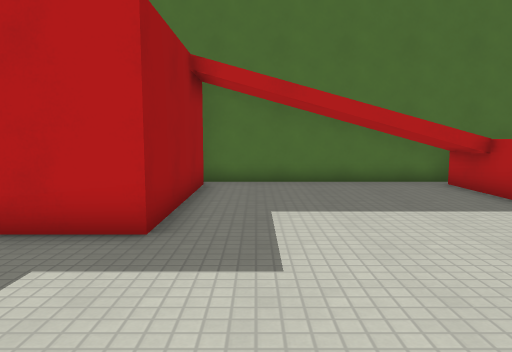
View 1 (above)

15 first-person views from a walk through a Godot game level. The camera is 1.4 m above the floor, tilts 6° down and sees 70° across. The floor is counted in squares, 1 m on a side. Each view is taken from the middle of a square. On the plan, view 1 faces up. The plan holds only what a view shows up to about 16 squares ahead; the rest is blank. Some surface patterns are stand-ins.

View 2
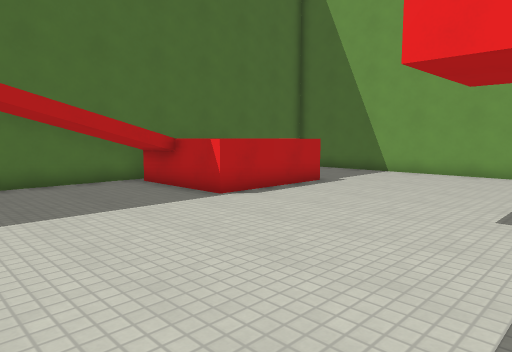

View 3
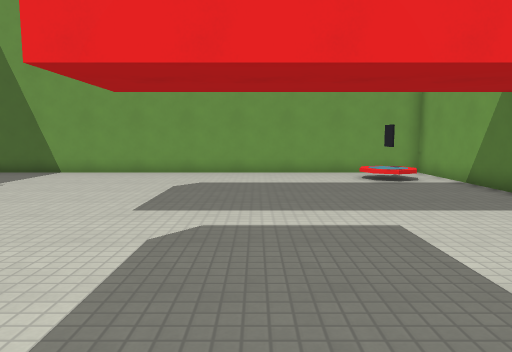

View 4
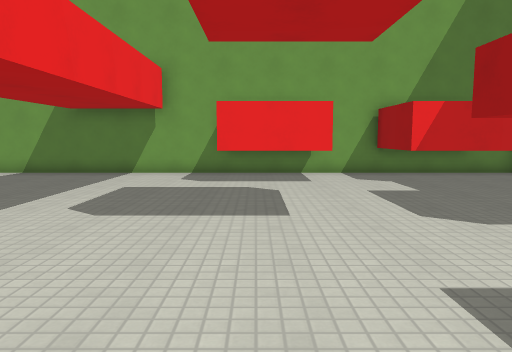

View 5
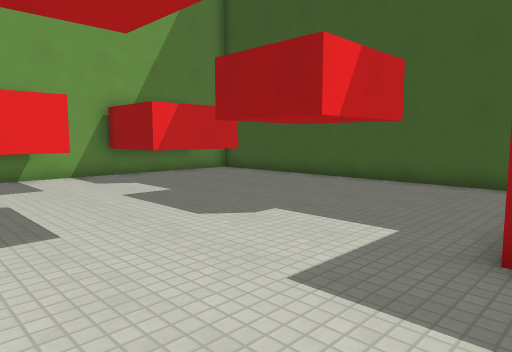

View 6
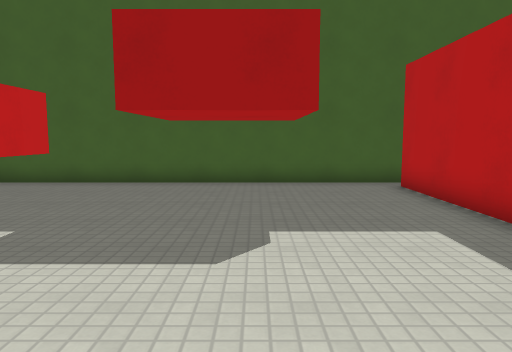

View 7
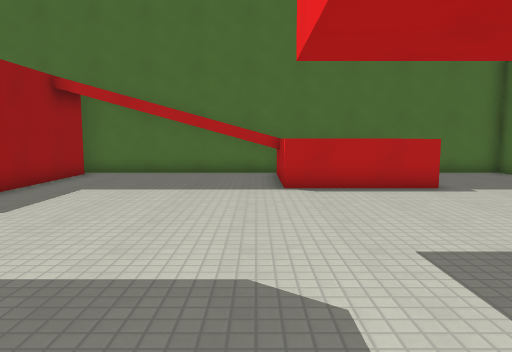

View 8
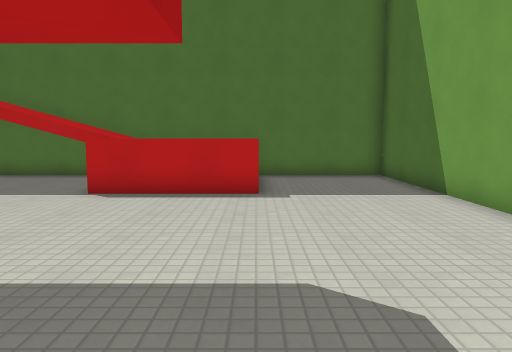

View 9
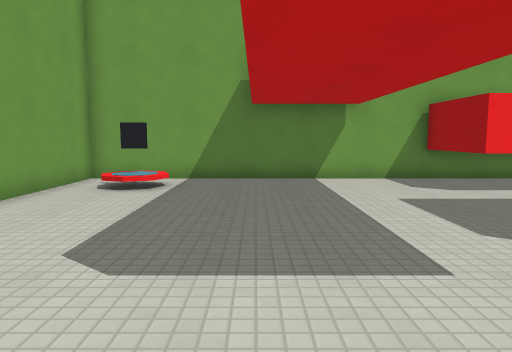

View 10
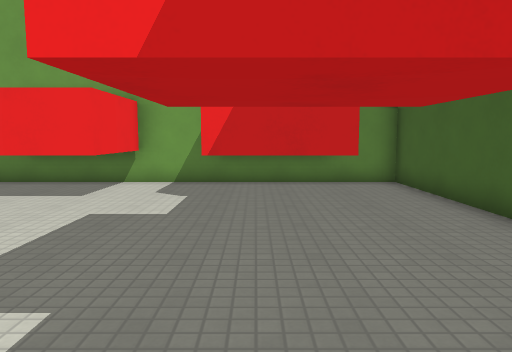

View 11
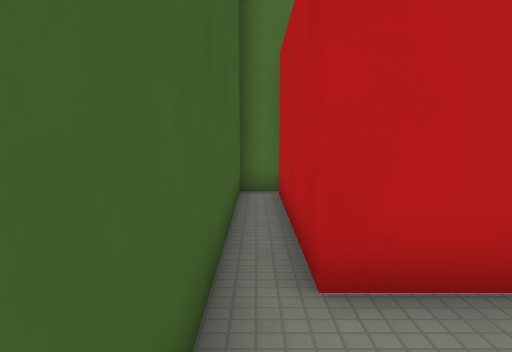

View 12
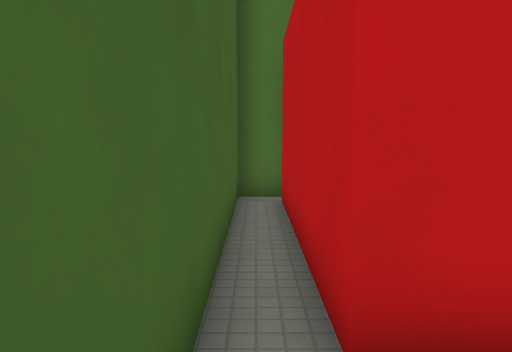

View 13
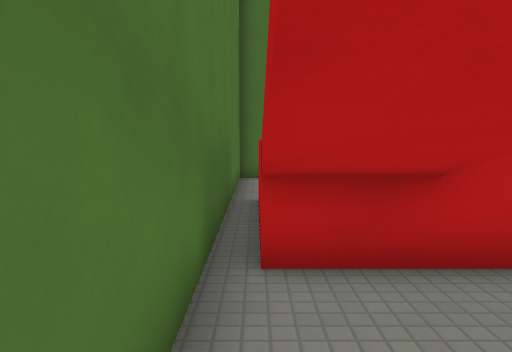

View 14
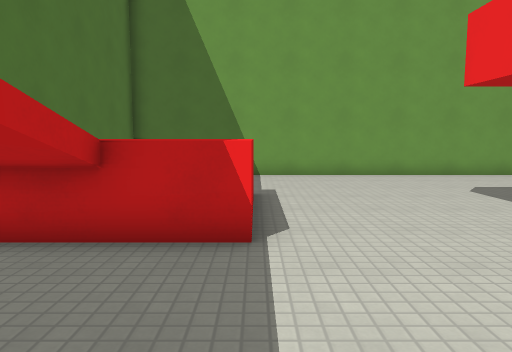

View 15
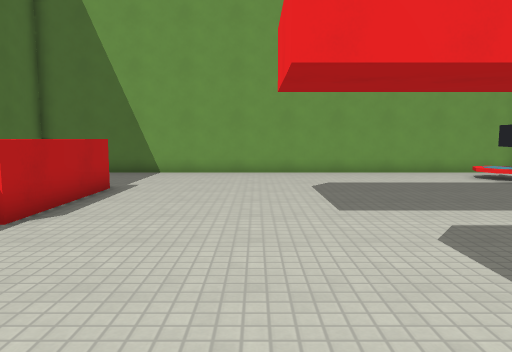

### Floor plan
Key: @ floor where view 1 was taken; # wall or solid block; . floor; / step, stairs or slope; ^ raised ledge.
Columns run from 9 left of view 1 to 15 right of it. Each row starts with its distance up from view 1.
 12 ###    ##################
 11 #.#    #.....##^^^^^....#
 10 #.#    #.....##^  ^^....#
  9 #.#    #.....##^  ^^....#
  8 #.#    #.......^ ^^^....#
  7 #.#    #.......^^^^^....#
  6 #.#    #................#
  5 #.######................#
  4 #.......................#
  3 #.......................#
  2 #.......................#
  1 #.......................#
  0 #........@..............#
 -1 #.......................#
 -2 #.......................#
 -3 #.......................#
 -4 #.......................#
 -5 #..####..####........//.#
 -6 #..   #..#  #........//.#
 -7 #..   #..#  #...........#
 -8 #########################

Where each view was taken, in squares from view 1:
view 1: 0 up, 0 right, facing up
view 2: 0 up, 0 right, facing up-right
view 3: 1 down, 0 right, facing right
view 4: 7 up, 2 right, facing down
view 5: 6 up, 3 right, facing down-left
view 6: 1 up, 3 right, facing left
view 7: 3 down, 5 right, facing up
view 8: 2 down, 10 right, facing up
view 9: 5 up, 9 right, facing down
view 10: 4 up, 4 left, facing down
view 11: 2 up, 8 left, facing up
view 12: 3 up, 8 left, facing up
view 13: 11 up, 2 right, facing right
view 14: 7 up, 1 right, facing right
view 15: 3 up, 0 right, facing right
